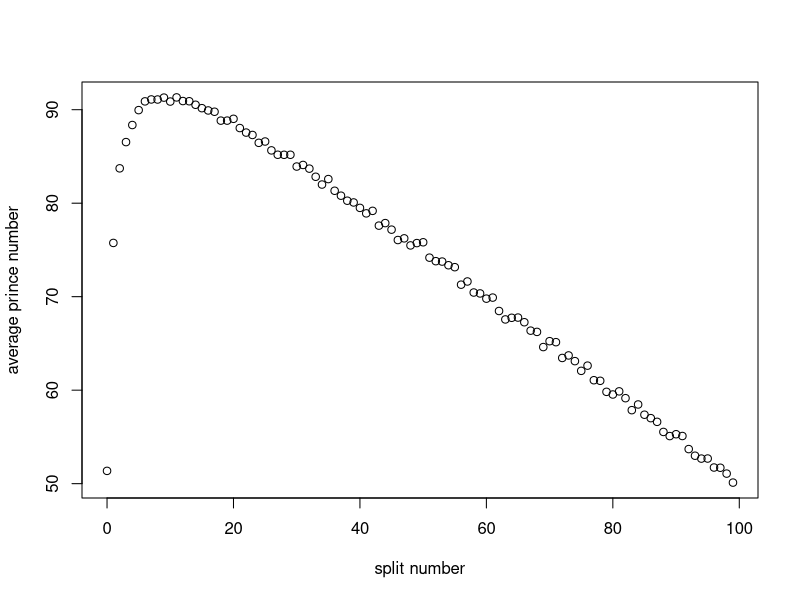
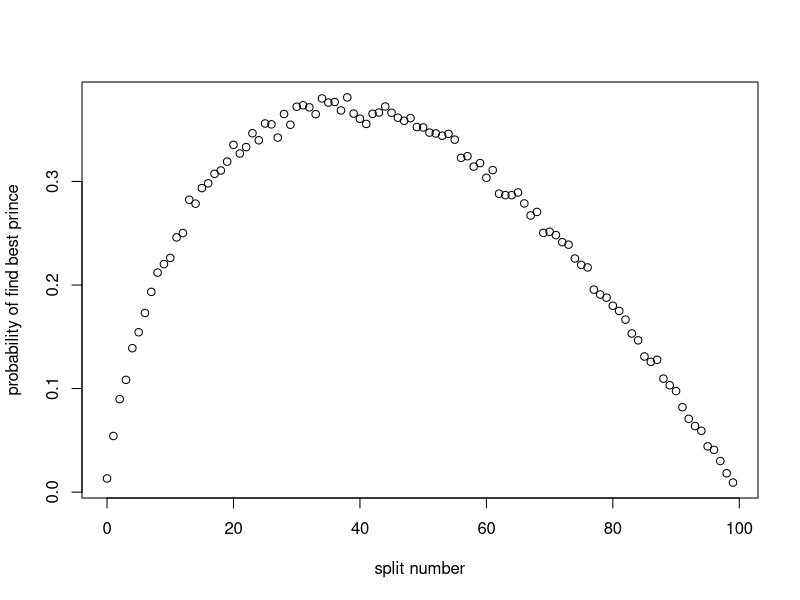

Here is the R script that generated these plots, in order:
## ---- chunk 1
knitr::opts_chunk$set(echo = TRUE)
## ---- chunk 2
make_choice <- function(N, split_number){
  # YY: Vector is faster then list.
  # YY: remove as.list, unlist in below code.
  input_list <- as.list(sample(1:N, N, replace = FALSE))
  
  if (split_number == 0){
    result = input_list[1]
  }
  else{
    evaluation <- input_list[1:split_number]
    selection <- input_list[-(1:split_number)]
    eval_best <- max(unlist(evaluation))
    
    # YY: you may save the if below by setting result <- selection[length(selection)] here.
    result <- 0
    for (i in selection){
      if (i>=eval_best){
        result <- i
        break
      }
    }
  } 
  
  # YY: This is good to handle the not-found case.
  if (result == 0){
    result <- unlist(selection[length(selection)])
  }
  choice <- c(result, input_list)
  return(choice)
}
## ---- chunk 3
N <- 10
split_number <-0
simulation_result <- make_choice(N, split_number)
msg <- paste0( "For example, the choice from simulation group: ", paste0(simulation_result[-(1:1)], collapse = ','), " with evaluation group of size ", split_number, " is ", simulation_result[1])
msg

## ---- chunk 4

find_prob <- function(N, split_number, run_times){
  success <- 0
  sum <- 0
  for (i in 1:run_times){
    choice <- make_choice(N, split_number)
    choice_number = unlist(choice[1])
    if (choice_number == N){
      success <- success+1
    }
    sum <- sum + choice_number
  }
  prob = success/run_times
  prince_avg <- sum/run_times
  result <- c(prob, prince_avg)
  return(result)
}

## ---- chunk 5
find_optimal <- function(N, run_times){
  # when observation group is 0
  optimal_split <- 0
  optimal_choice <- find_prob(N, optimal_split, run_times)
  optimal_prob <- optimal_choice[1]
  prince_ave_list <- rep(0, N)
  prob_list <- rep(0, N)
  prince_ave_list[1] <- optimal_choice[2]
  prob_list <- optimal_prob
  # when observation group is 1 to N-1
  for (i in 1:N-1){
    curr_choice <- find_prob(N, i, run_times)
    curr_prob <- curr_choice[1]
    prince_ave_list[i+1] <- curr_choice[2]
    prob_list[i+1] <- curr_prob
    if (curr_prob>optimal_prob){
      optimal_prob <- curr_prob
      optimal_split <- i
    }
  }
  x <- seq(from = 0, to = N-1, by = 1)
  plot(x, prince_ave_list, xlab = 'split number', ylab = 'average prince number')
  plot(x, prob_list, xlab = 'split number', ylab = 'probability of find best prince')
  result <- c(optimal_split, optimal_prob)
  return(result)
}
## ---- chunk 6
result <- find_optimal(100, 5000)
msg <- paste0( "For 5000 simulations, the split number with highest probability of finding best princt is ", result[1], " with probability of ", result[2])
msg
